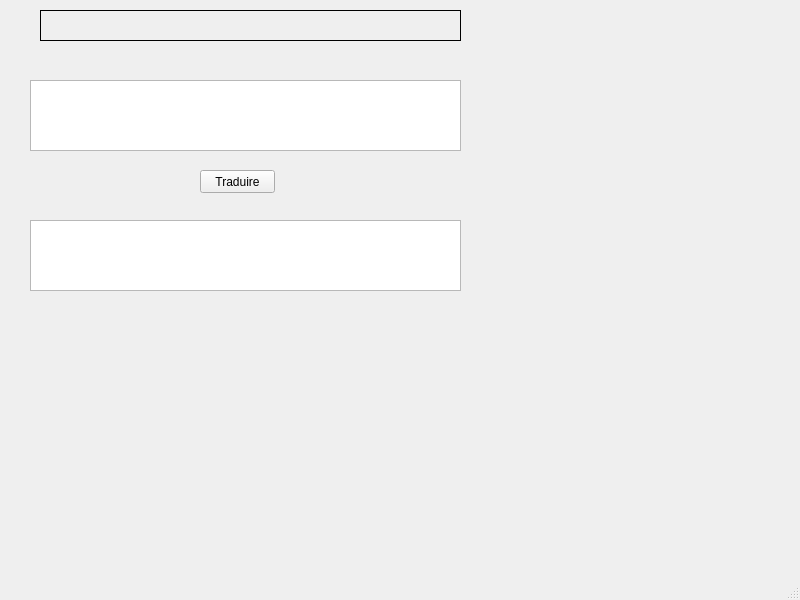
<?xml version="1.0" encoding="UTF-8"?>
<ui version="4.0">
 <class>f1</class>
 <widget class="QMainWindow" name="f1">
  <property name="geometry">
   <rect>
    <x>0</x>
    <y>0</y>
    <width>800</width>
    <height>600</height>
   </rect>
  </property>
  <property name="windowTitle">
   <string>Traducteur Deepl</string>
  </property>
  <widget class="QWidget" name="centralwidget">
   <widget class="QPlainTextEdit" name="sourceText">
    <property name="geometry">
     <rect>
      <x>30</x>
      <y>80</y>
      <width>431</width>
      <height>71</height>
     </rect>
    </property>
   </widget>
   <widget class="QPlainTextEdit" name="cibleText">
    <property name="geometry">
     <rect>
      <x>30</x>
      <y>220</y>
      <width>431</width>
      <height>71</height>
     </rect>
    </property>
   </widget>
   <widget class="QLabel" name="labelUtilisation">
    <property name="geometry">
     <rect>
      <x>40</x>
      <y>10</y>
      <width>421</width>
      <height>31</height>
     </rect>
    </property>
    <property name="frameShape">
     <enum>QFrame::Panel</enum>
    </property>
    <property name="text">
     <string/>
    </property>
   </widget>
   <widget class="QPushButton" name="buttonTraduire">
    <property name="geometry">
     <rect>
      <x>200</x>
      <y>170</y>
      <width>75</width>
      <height>23</height>
     </rect>
    </property>
    <property name="text">
     <string>Traduire</string>
    </property>
   </widget>
  </widget>
  <widget class="QMenuBar" name="menubar">
   <property name="geometry">
    <rect>
     <x>0</x>
     <y>0</y>
     <width>800</width>
     <height>21</height>
    </rect>
   </property>
  </widget>
  <widget class="QStatusBar" name="statusbar"/>
 </widget>
 <resources/>
 <connections/>
</ui>
